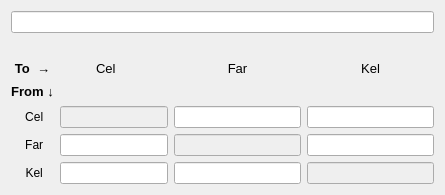
<?xml version="1.0" encoding="UTF-8"?>
<ui version="4.0">
 <class>MainWindow</class>
 <widget class="QMainWindow" name="MainWindow">
  <property name="geometry">
   <rect>
    <x>0</x>
    <y>0</y>
    <width>445</width>
    <height>195</height>
   </rect>
  </property>
  <property name="windowTitle">
   <string>Переводчик</string>
  </property>
  <widget class="QWidget" name="centralWidget">
   <layout class="QGridLayout" name="gridLayout_2">
    <item row="0" column="0">
     <layout class="QGridLayout" name="gridLayout">
      <item row="8" column="1" colspan="2">
       <widget class="QLineEdit" name="lineEdit_8">
        <property name="readOnly">
         <bool>true</bool>
        </property>
       </widget>
      </item>
      <item row="0" column="0" colspan="5">
       <widget class="QLineEdit" name="lineEdit_5"/>
      </item>
      <item row="7" column="0">
       <widget class="QLabel" name="label_2">
        <property name="text">
         <string> Far</string>
        </property>
        <property name="alignment">
         <set>Qt::AlignCenter</set>
        </property>
       </widget>
      </item>
      <item row="7" column="3">
       <widget class="QLineEdit" name="lineEdit_3">
        <property name="enabled">
         <bool>false</bool>
        </property>
        <property name="readOnly">
         <bool>true</bool>
        </property>
       </widget>
      </item>
      <item row="6" column="4">
       <widget class="QLineEdit" name="lineEdit_6">
        <property name="readOnly">
         <bool>true</bool>
        </property>
       </widget>
      </item>
      <item row="3" column="0">
       <widget class="QLabel" name="label_4">
        <property name="font">
         <font>
          <pointsize>10</pointsize>
          <weight>75</weight>
          <bold>true</bold>
         </font>
        </property>
        <property name="text">
         <string>From ↓</string>
        </property>
        <property name="alignment">
         <set>Qt::AlignCenter</set>
        </property>
       </widget>
      </item>
      <item row="7" column="1" colspan="2">
       <widget class="QLineEdit" name="lineEdit_4">
        <property name="readOnly">
         <bool>true</bool>
        </property>
       </widget>
      </item>
      <item row="6" column="3">
       <widget class="QLineEdit" name="lineEdit_2">
        <property name="readOnly">
         <bool>true</bool>
        </property>
       </widget>
      </item>
      <item row="7" column="4">
       <widget class="QLineEdit" name="lineEdit_7">
        <property name="readOnly">
         <bool>true</bool>
        </property>
       </widget>
      </item>
      <item row="8" column="4">
       <widget class="QLineEdit" name="lineEdit_10">
        <property name="enabled">
         <bool>false</bool>
        </property>
        <property name="readOnly">
         <bool>true</bool>
        </property>
       </widget>
      </item>
      <item row="8" column="3">
       <widget class="QLineEdit" name="lineEdit_9">
        <property name="readOnly">
         <bool>true</bool>
        </property>
       </widget>
      </item>
      <item row="6" column="1" colspan="2">
       <widget class="QLineEdit" name="lineEdit">
        <property name="enabled">
         <bool>false</bool>
        </property>
        <property name="autoFillBackground">
         <bool>false</bool>
        </property>
        <property name="readOnly">
         <bool>true</bool>
        </property>
       </widget>
      </item>
      <item row="8" column="0">
       <widget class="QLabel" name="label">
        <property name="text">
         <string> Kel</string>
        </property>
        <property name="alignment">
         <set>Qt::AlignCenter</set>
        </property>
       </widget>
      </item>
      <item row="6" column="0">
       <widget class="QLabel" name="label_3">
        <property name="text">
         <string> Cel</string>
        </property>
        <property name="alignment">
         <set>Qt::AlignCenter</set>
        </property>
        <property name="indent">
         <number>1</number>
        </property>
       </widget>
      </item>
      <item row="1" column="0" rowspan="2">
       <widget class="QLabel" name="label_8">
        <property name="font">
         <font>
          <pointsize>10</pointsize>
          <weight>75</weight>
          <bold>true</bold>
         </font>
        </property>
        <property name="text">
         <string>To  →</string>
        </property>
        <property name="alignment">
         <set>Qt::AlignBottom|Qt::AlignHCenter</set>
        </property>
       </widget>
      </item>
      <item row="1" column="1" rowspan="2" colspan="2">
       <widget class="QLabel" name="label_6">
        <property name="font">
         <font>
          <pointsize>10</pointsize>
         </font>
        </property>
        <property name="text">
         <string>          Cel</string>
        </property>
        <property name="alignment">
         <set>Qt::AlignBottom|Qt::AlignLeading|Qt::AlignLeft</set>
        </property>
       </widget>
      </item>
      <item row="1" column="3" rowspan="2">
       <widget class="QLabel" name="label_5">
        <property name="font">
         <font>
          <pointsize>10</pointsize>
         </font>
        </property>
        <property name="text">
         <string>Far</string>
        </property>
        <property name="alignment">
         <set>Qt::AlignBottom|Qt::AlignHCenter</set>
        </property>
       </widget>
      </item>
      <item row="1" column="4" rowspan="2">
       <widget class="QLabel" name="label_7">
        <property name="font">
         <font>
          <pointsize>10</pointsize>
         </font>
        </property>
        <property name="text">
         <string>Kel</string>
        </property>
        <property name="alignment">
         <set>Qt::AlignBottom|Qt::AlignHCenter</set>
        </property>
       </widget>
      </item>
     </layout>
    </item>
   </layout>
  </widget>
 </widget>
 <layoutdefault spacing="6" margin="11"/>
 <resources/>
 <connections/>
</ui>
